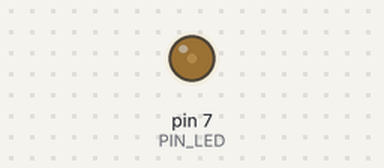
Recording of a sketch running on a simulated Arduino Uno, built with avr-gcc and run on an emulated ATmega328P. Parts: output pins drawn as LEDs (lit = HIGH).

Above: at 37.6 s.
Timing chart, 0 to 40.0 s (numbered marks = the images above):
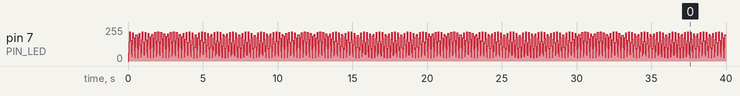

The sketch:

pwm.ino
```cpp
#define PIN_LED 7
int duty = 0;
int step = 1;
unsigned long period = 1000;

void setup() {
  pinMode(PIN_LED, OUTPUT);
}

void loop() {
  duty += step;
  if (duty <= 0 || duty >= 100) {
    step = -step;
    duty += step;
  }

  unsigned long onTime = period * duty / 100;
  unsigned long offTime = period - onTime;

  digitalWrite(PIN_LED, HIGH);
  delayMicroseconds(onTime);
  digitalWrite(PIN_LED, LOW);
  delayMicroseconds(offTime);
}
```
